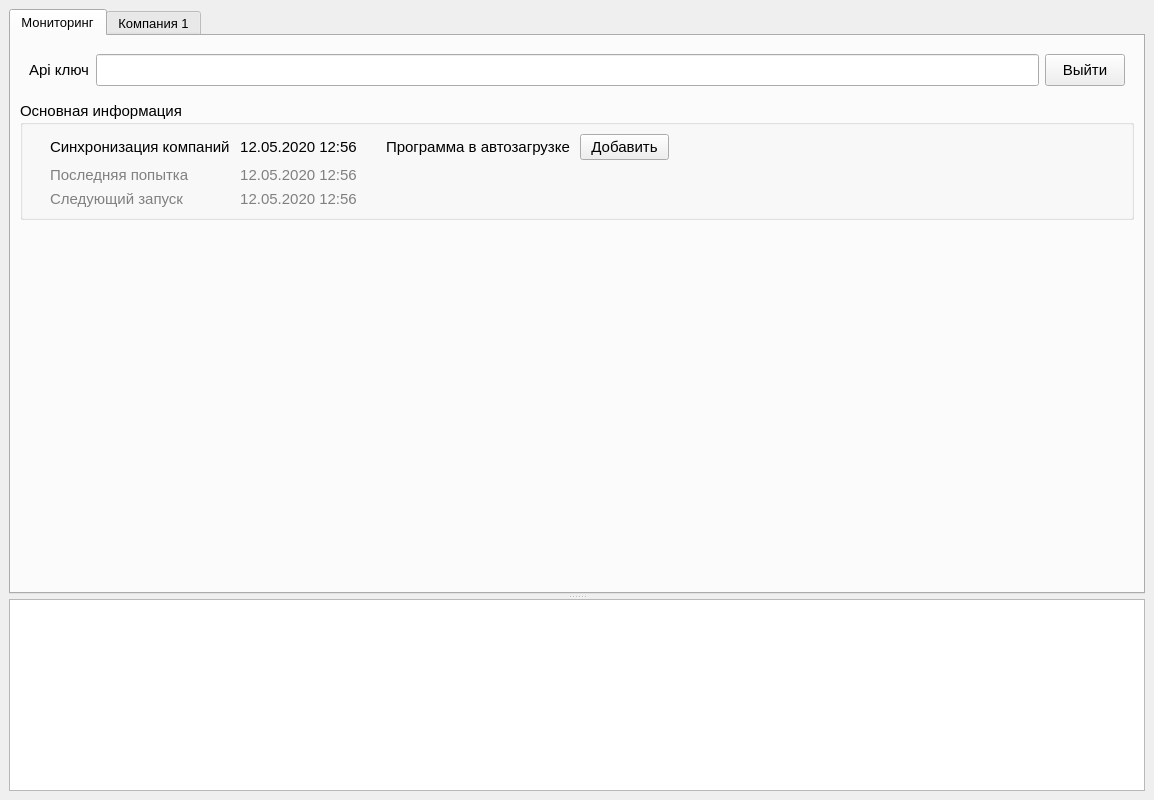
<?xml version="1.0" encoding="UTF-8"?>
<ui version="4.0">
 <class>Form</class>
 <widget class="QWidget" name="Form">
  <property name="geometry">
   <rect>
    <x>0</x>
    <y>0</y>
    <width>1154</width>
    <height>800</height>
   </rect>
  </property>
  <property name="sizePolicy">
   <sizepolicy hsizetype="Expanding" vsizetype="Expanding">
    <horstretch>0</horstretch>
    <verstretch>0</verstretch>
   </sizepolicy>
  </property>
  <property name="minimumSize">
   <size>
    <width>1150</width>
    <height>800</height>
   </size>
  </property>
  <property name="windowTitle">
   <string>Form</string>
  </property>
  <layout class="QGridLayout" name="gridLayout">
   <property name="leftMargin">
    <number>0</number>
   </property>
   <property name="topMargin">
    <number>0</number>
   </property>
   <property name="rightMargin">
    <number>0</number>
   </property>
   <property name="bottomMargin">
    <number>0</number>
   </property>
   <property name="spacing">
    <number>0</number>
   </property>
   <item row="0" column="0">
    <widget class="QWidget" name="wrapper" native="true">
     <property name="minimumSize">
      <size>
       <width>1150</width>
       <height>800</height>
      </size>
     </property>
     <layout class="QGridLayout" name="gridLayout_3">
      <item row="0" column="0">
       <widget class="QSplitter" name="splitter">
        <property name="sizePolicy">
         <sizepolicy hsizetype="Preferred" vsizetype="Expanding">
          <horstretch>0</horstretch>
          <verstretch>0</verstretch>
         </sizepolicy>
        </property>
        <property name="minimumSize">
         <size>
          <width>0</width>
          <height>0</height>
         </size>
        </property>
        <property name="maximumSize">
         <size>
          <width>16777215</width>
          <height>16777215</height>
         </size>
        </property>
        <property name="orientation">
         <enum>Qt::Vertical</enum>
        </property>
        <property name="opaqueResize">
         <bool>true</bool>
        </property>
        <property name="handleWidth">
         <number>5</number>
        </property>
        <widget class="QTabWidget" name="tabs">
         <property name="enabled">
          <bool>true</bool>
         </property>
         <property name="sizePolicy">
          <sizepolicy hsizetype="Expanding" vsizetype="Expanding">
           <horstretch>0</horstretch>
           <verstretch>55</verstretch>
          </sizepolicy>
         </property>
         <property name="minimumSize">
          <size>
           <width>0</width>
           <height>0</height>
          </size>
         </property>
         <property name="maximumSize">
          <size>
           <width>16777215</width>
           <height>16777214</height>
          </size>
         </property>
         <property name="sizeIncrement">
          <size>
           <width>0</width>
           <height>0</height>
          </size>
         </property>
         <property name="baseSize">
          <size>
           <width>0</width>
           <height>0</height>
          </size>
         </property>
         <property name="font">
          <font>
           <pointsize>10</pointsize>
          </font>
         </property>
         <property name="tabPosition">
          <enum>QTabWidget::North</enum>
         </property>
         <property name="tabShape">
          <enum>QTabWidget::Rounded</enum>
         </property>
         <property name="currentIndex">
          <number>0</number>
         </property>
         <property name="tabsClosable">
          <bool>false</bool>
         </property>
         <property name="movable">
          <bool>false</bool>
         </property>
         <widget class="QWidget" name="dashboard">
          <property name="sizePolicy">
           <sizepolicy hsizetype="Expanding" vsizetype="Expanding">
            <horstretch>0</horstretch>
            <verstretch>0</verstretch>
           </sizepolicy>
          </property>
          <property name="minimumSize">
           <size>
            <width>0</width>
            <height>0</height>
           </size>
          </property>
          <property name="baseSize">
           <size>
            <width>0</width>
            <height>0</height>
           </size>
          </property>
          <property name="accessibleName">
           <string/>
          </property>
          <property name="layoutDirection">
           <enum>Qt::LeftToRight</enum>
          </property>
          <attribute name="title">
           <string>Мониторинг</string>
          </attribute>
          <layout class="QVBoxLayout" name="verticalLayout_8">
           <property name="spacing">
            <number>6</number>
           </property>
           <item>
            <widget class="QWidget" name="widget" native="true">
             <property name="enabled">
              <bool>true</bool>
             </property>
             <property name="sizePolicy">
              <sizepolicy hsizetype="Preferred" vsizetype="Maximum">
               <horstretch>0</horstretch>
               <verstretch>0</verstretch>
              </sizepolicy>
             </property>
             <layout class="QHBoxLayout" name="horizontalLayout">
              <item>
               <widget class="QLabel" name="label_6">
                <property name="sizePolicy">
                 <sizepolicy hsizetype="Preferred" vsizetype="Maximum">
                  <horstretch>0</horstretch>
                  <verstretch>0</verstretch>
                 </sizepolicy>
                </property>
                <property name="minimumSize">
                 <size>
                  <width>0</width>
                  <height>0</height>
                 </size>
                </property>
                <property name="font">
                 <font>
                  <pointsize>11</pointsize>
                 </font>
                </property>
                <property name="styleSheet">
                 <string notr="true"/>
                </property>
                <property name="text">
                 <string>&lt;html&gt;&lt;head/&gt;&lt;body&gt;&lt;p&gt;Api ключ&lt;/p&gt;&lt;/body&gt;&lt;/html&gt;</string>
                </property>
               </widget>
              </item>
              <item>
               <widget class="QLineEdit" name="api_key_value">
                <property name="minimumSize">
                 <size>
                  <width>0</width>
                  <height>32</height>
                 </size>
                </property>
                <property name="font">
                 <font>
                  <pointsize>12</pointsize>
                 </font>
                </property>
                <property name="styleSheet">
                 <string notr="true"/>
                </property>
                <property name="text">
                 <string/>
                </property>
                <property name="readOnly">
                 <bool>true</bool>
                </property>
                <property name="clearButtonEnabled">
                 <bool>false</bool>
                </property>
               </widget>
              </item>
              <item>
               <widget class="QPushButton" name="api_key_logout_b">
                <property name="enabled">
                 <bool>true</bool>
                </property>
                <property name="sizePolicy">
                 <sizepolicy hsizetype="Minimum" vsizetype="Minimum">
                  <horstretch>0</horstretch>
                  <verstretch>0</verstretch>
                 </sizepolicy>
                </property>
                <property name="minimumSize">
                 <size>
                  <width>0</width>
                  <height>0</height>
                 </size>
                </property>
                <property name="baseSize">
                 <size>
                  <width>0</width>
                  <height>0</height>
                 </size>
                </property>
                <property name="font">
                 <font>
                  <pointsize>11</pointsize>
                 </font>
                </property>
                <property name="text">
                 <string>Выйти</string>
                </property>
               </widget>
              </item>
             </layout>
            </widget>
           </item>
           <item>
            <widget class="QGroupBox" name="groupBox">
             <property name="minimumSize">
              <size>
               <width>0</width>
               <height>0</height>
              </size>
             </property>
             <property name="font">
              <font>
               <pointsize>11</pointsize>
              </font>
             </property>
             <property name="title">
              <string>Основная информация</string>
             </property>
             <layout class="QVBoxLayout" name="verticalLayout_2">
              <item>
               <widget class="QWidget" name="general" native="true">
                <property name="sizePolicy">
                 <sizepolicy hsizetype="Maximum" vsizetype="Maximum">
                  <horstretch>0</horstretch>
                  <verstretch>0</verstretch>
                 </sizepolicy>
                </property>
                <property name="minimumSize">
                 <size>
                  <width>0</width>
                  <height>0</height>
                 </size>
                </property>
                <property name="font">
                 <font>
                  <pointsize>11</pointsize>
                  <weight>50</weight>
                  <bold>false</bold>
                 </font>
                </property>
                <property name="autoFillBackground">
                 <bool>false</bool>
                </property>
                <property name="styleSheet">
                 <string notr="true"/>
                </property>
                <layout class="QGridLayout" name="gridLayout_2">
                 <property name="sizeConstraint">
                  <enum>QLayout::SetDefaultConstraint</enum>
                 </property>
                 <property name="leftMargin">
                  <number>0</number>
                 </property>
                 <property name="topMargin">
                  <number>0</number>
                 </property>
                 <property name="rightMargin">
                  <number>0</number>
                 </property>
                 <property name="bottomMargin">
                  <number>0</number>
                 </property>
                 <property name="horizontalSpacing">
                  <number>10</number>
                 </property>
                 <item row="0" column="7">
                  <widget class="QLabel" name="autoload_text">
                   <property name="sizePolicy">
                    <sizepolicy hsizetype="Maximum" vsizetype="Maximum">
                     <horstretch>0</horstretch>
                     <verstretch>0</verstretch>
                    </sizepolicy>
                   </property>
                   <property name="minimumSize">
                    <size>
                     <width>0</width>
                     <height>0</height>
                    </size>
                   </property>
                   <property name="font">
                    <font>
                     <pointsize>11</pointsize>
                    </font>
                   </property>
                   <property name="text">
                    <string>Программа в автозагрузке</string>
                   </property>
                  </widget>
                 </item>
                 <item row="0" column="4">
                  <widget class="QLabel" name="sync_companies_text">
                   <property name="sizePolicy">
                    <sizepolicy hsizetype="Maximum" vsizetype="Maximum">
                     <horstretch>0</horstretch>
                     <verstretch>0</verstretch>
                    </sizepolicy>
                   </property>
                   <property name="minimumSize">
                    <size>
                     <width>0</width>
                     <height>0</height>
                    </size>
                   </property>
                   <property name="font">
                    <font>
                     <pointsize>11</pointsize>
                    </font>
                   </property>
                   <property name="text">
                    <string>Синхронизация компаний</string>
                   </property>
                  </widget>
                 </item>
                 <item row="2" column="4">
                  <widget class="QLabel" name="sync_companies_next_text">
                   <property name="sizePolicy">
                    <sizepolicy hsizetype="Maximum" vsizetype="Maximum">
                     <horstretch>0</horstretch>
                     <verstretch>0</verstretch>
                    </sizepolicy>
                   </property>
                   <property name="minimumSize">
                    <size>
                     <width>0</width>
                     <height>0</height>
                    </size>
                   </property>
                   <property name="font">
                    <font>
                     <pointsize>11</pointsize>
                    </font>
                   </property>
                   <property name="styleSheet">
                    <string notr="true">color:grey</string>
                   </property>
                   <property name="text">
                    <string>Следующий запуск</string>
                   </property>
                  </widget>
                 </item>
                 <item row="1" column="5">
                  <widget class="QLabel" name="sync_companies_last_date">
                   <property name="sizePolicy">
                    <sizepolicy hsizetype="Maximum" vsizetype="Maximum">
                     <horstretch>0</horstretch>
                     <verstretch>0</verstretch>
                    </sizepolicy>
                   </property>
                   <property name="font">
                    <font>
                     <pointsize>11</pointsize>
                    </font>
                   </property>
                   <property name="styleSheet">
                    <string notr="true">color:grey</string>
                   </property>
                   <property name="text">
                    <string>12.05.2020 12:56</string>
                   </property>
                   <property name="alignment">
                    <set>Qt::AlignCenter</set>
                   </property>
                   <property name="wordWrap">
                    <bool>false</bool>
                   </property>
                   <property name="margin">
                    <number>0</number>
                   </property>
                   <property name="indent">
                    <number>0</number>
                   </property>
                  </widget>
                 </item>
                 <item row="0" column="8">
                  <widget class="QPushButton" name="autoload_b">
                   <property name="enabled">
                    <bool>true</bool>
                   </property>
                   <property name="sizePolicy">
                    <sizepolicy hsizetype="Maximum" vsizetype="Maximum">
                     <horstretch>0</horstretch>
                     <verstretch>0</verstretch>
                    </sizepolicy>
                   </property>
                   <property name="minimumSize">
                    <size>
                     <width>0</width>
                     <height>0</height>
                    </size>
                   </property>
                   <property name="baseSize">
                    <size>
                     <width>0</width>
                     <height>0</height>
                    </size>
                   </property>
                   <property name="font">
                    <font>
                     <pointsize>11</pointsize>
                    </font>
                   </property>
                   <property name="styleSheet">
                    <string notr="true">padding: 3px 10px</string>
                   </property>
                   <property name="text">
                    <string>Добавить</string>
                   </property>
                  </widget>
                 </item>
                 <item row="0" column="5">
                  <widget class="QLabel" name="sync_companies_date">
                   <property name="sizePolicy">
                    <sizepolicy hsizetype="Maximum" vsizetype="Maximum">
                     <horstretch>0</horstretch>
                     <verstretch>0</verstretch>
                    </sizepolicy>
                   </property>
                   <property name="font">
                    <font>
                     <pointsize>11</pointsize>
                    </font>
                   </property>
                   <property name="text">
                    <string>12.05.2020 12:56</string>
                   </property>
                   <property name="alignment">
                    <set>Qt::AlignCenter</set>
                   </property>
                   <property name="wordWrap">
                    <bool>false</bool>
                   </property>
                   <property name="margin">
                    <number>0</number>
                   </property>
                   <property name="indent">
                    <number>0</number>
                   </property>
                  </widget>
                 </item>
                 <item row="2" column="5">
                  <widget class="QLabel" name="sync_companies_next_date">
                   <property name="sizePolicy">
                    <sizepolicy hsizetype="Maximum" vsizetype="Maximum">
                     <horstretch>0</horstretch>
                     <verstretch>0</verstretch>
                    </sizepolicy>
                   </property>
                   <property name="font">
                    <font>
                     <pointsize>11</pointsize>
                    </font>
                   </property>
                   <property name="styleSheet">
                    <string notr="true">color:grey</string>
                   </property>
                   <property name="text">
                    <string>12.05.2020 12:56</string>
                   </property>
                   <property name="alignment">
                    <set>Qt::AlignCenter</set>
                   </property>
                   <property name="wordWrap">
                    <bool>false</bool>
                   </property>
                   <property name="margin">
                    <number>0</number>
                   </property>
                   <property name="indent">
                    <number>0</number>
                   </property>
                  </widget>
                 </item>
                 <item row="1" column="4">
                  <widget class="QLabel" name="sync_companies_last_text">
                   <property name="sizePolicy">
                    <sizepolicy hsizetype="Maximum" vsizetype="Maximum">
                     <horstretch>0</horstretch>
                     <verstretch>0</verstretch>
                    </sizepolicy>
                   </property>
                   <property name="minimumSize">
                    <size>
                     <width>0</width>
                     <height>0</height>
                    </size>
                   </property>
                   <property name="font">
                    <font>
                     <pointsize>11</pointsize>
                    </font>
                   </property>
                   <property name="styleSheet">
                    <string notr="true">color:grey</string>
                   </property>
                   <property name="text">
                    <string>Последняя попытка</string>
                   </property>
                  </widget>
                 </item>
                 <item row="0" column="3">
                  <widget class="QLabel" name="sync_companies_img">
                   <property name="enabled">
                    <bool>true</bool>
                   </property>
                   <property name="sizePolicy">
                    <sizepolicy hsizetype="Maximum" vsizetype="Maximum">
                     <horstretch>0</horstretch>
                     <verstretch>0</verstretch>
                    </sizepolicy>
                   </property>
                   <property name="maximumSize">
                    <size>
                     <width>20</width>
                     <height>20</height>
                    </size>
                   </property>
                   <property name="sizeIncrement">
                    <size>
                     <width>0</width>
                     <height>0</height>
                    </size>
                   </property>
                   <property name="font">
                    <font>
                     <pointsize>10</pointsize>
                    </font>
                   </property>
                   <property name="text">
                    <string/>
                   </property>
                   <property name="pixmap">
                    <pixmap resource="../../../assets.qrc">:/assets/check_green.png</pixmap>
                   </property>
                   <property name="scaledContents">
                    <bool>true</bool>
                   </property>
                  </widget>
                 </item>
                 <item row="0" column="6">
                  <widget class="QLabel" name="autoload_img">
                   <property name="enabled">
                    <bool>true</bool>
                   </property>
                   <property name="sizePolicy">
                    <sizepolicy hsizetype="Maximum" vsizetype="Maximum">
                     <horstretch>0</horstretch>
                     <verstretch>0</verstretch>
                    </sizepolicy>
                   </property>
                   <property name="maximumSize">
                    <size>
                     <width>20</width>
                     <height>20</height>
                    </size>
                   </property>
                   <property name="sizeIncrement">
                    <size>
                     <width>0</width>
                     <height>0</height>
                    </size>
                   </property>
                   <property name="font">
                    <font>
                     <pointsize>11</pointsize>
                    </font>
                   </property>
                   <property name="text">
                    <string/>
                   </property>
                   <property name="pixmap">
                    <pixmap resource="../../../assets.qrc">:/assets/warning.png</pixmap>
                   </property>
                   <property name="scaledContents">
                    <bool>true</bool>
                   </property>
                  </widget>
                 </item>
                </layout>
               </widget>
              </item>
             </layout>
            </widget>
           </item>
           <item>
            <widget class="QScrollArea" name="scrollArea">
             <property name="sizePolicy">
              <sizepolicy hsizetype="Expanding" vsizetype="Expanding">
               <horstretch>0</horstretch>
               <verstretch>0</verstretch>
              </sizepolicy>
             </property>
             <property name="autoFillBackground">
              <bool>false</bool>
             </property>
             <property name="styleSheet">
              <string notr="true">QScrollArea{
border: none; background: transparent
}</string>
             </property>
             <property name="widgetResizable">
              <bool>true</bool>
             </property>
             <widget class="QWidget" name="container_companies">
              <property name="geometry">
               <rect>
                <x>0</x>
                <y>0</y>
                <width>1112</width>
                <height>16</height>
               </rect>
              </property>
              <property name="sizePolicy">
               <sizepolicy hsizetype="Preferred" vsizetype="Maximum">
                <horstretch>0</horstretch>
                <verstretch>0</verstretch>
               </sizepolicy>
              </property>
              <property name="styleSheet">
               <string notr="true">#scrollAreaWidgetContents{
border: none; background: transparent
}</string>
              </property>
              <layout class="QVBoxLayout" name="verticalLayout_3">
               <property name="spacing">
                <number>0</number>
               </property>
               <property name="leftMargin">
                <number>0</number>
               </property>
               <property name="topMargin">
                <number>0</number>
               </property>
               <property name="rightMargin">
                <number>0</number>
               </property>
               <property name="bottomMargin">
                <number>0</number>
               </property>
              </layout>
             </widget>
            </widget>
           </item>
          </layout>
         </widget>
         <widget class="QWidget" name="company">
          <attribute name="title">
           <string>Компания 1</string>
          </attribute>
          <layout class="QVBoxLayout" name="verticalLayout"/>
         </widget>
        </widget>
        <widget class="QWidget" name="verticalLayoutWidget">
         <layout class="QVBoxLayout" name="container_log" stretch="0">
          <item>
           <widget class="QTextEdit" name="log_text">
            <property name="sizePolicy">
             <sizepolicy hsizetype="Expanding" vsizetype="Expanding">
              <horstretch>0</horstretch>
              <verstretch>0</verstretch>
             </sizepolicy>
            </property>
           </widget>
          </item>
         </layout>
        </widget>
       </widget>
      </item>
     </layout>
    </widget>
   </item>
  </layout>
 </widget>
 <resources>
  <include location="../../../assets.qrc"/>
 </resources>
 <connections/>
</ui>
